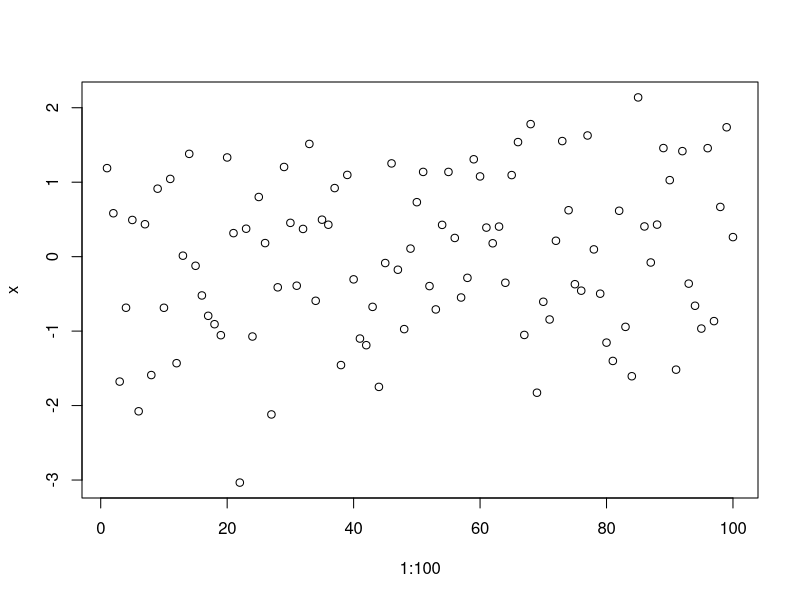
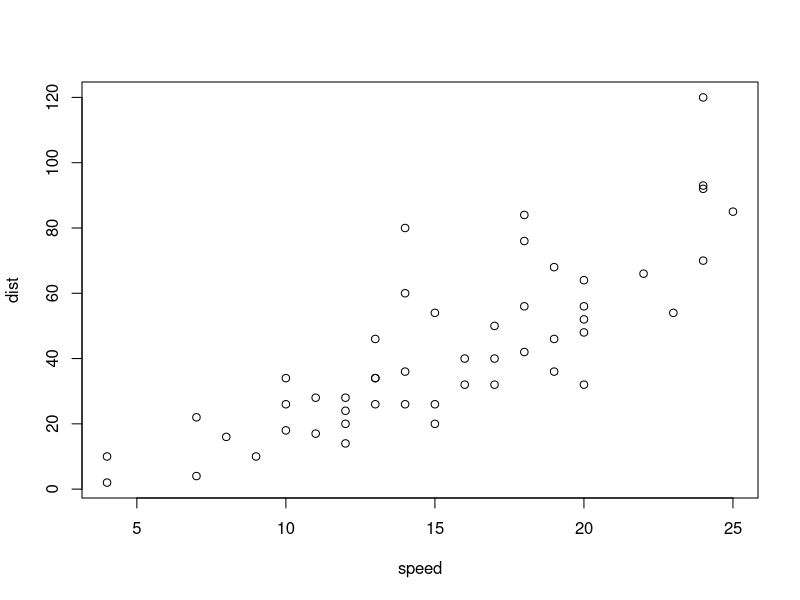

Source code (R) for these figures, in order:
## ---- chunk 1
x <- rnorm(100)
plot(1:100, x)
## ---- chunk 2
summary(cars)  ### good
## ---- chunk 3
plot(cars)
#haha
